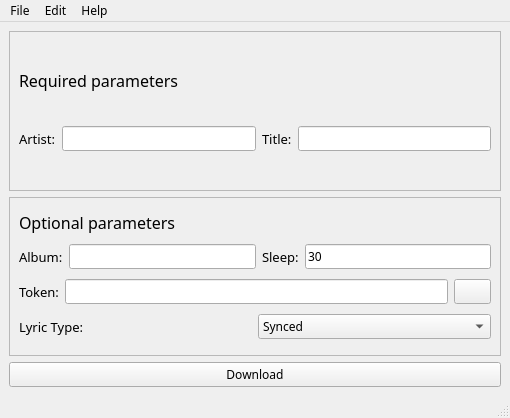
<?xml version="1.0" encoding="UTF-8"?>
<ui version="4.0">
 <author>ElliotCHEN</author>
 <class>MainWindow</class>
 <widget class="QMainWindow" name="MainWindow">
  <property name="geometry">
   <rect>
    <x>0</x>
    <y>0</y>
    <width>510</width>
    <height>418</height>
   </rect>
  </property>
  <property name="font">
   <font>
    <family>Microsoft YaHei</family>
   </font>
  </property>
  <property name="windowTitle">
   <string>RMxLRC - By ElliotCHEN37</string>
  </property>
  <property name="locale">
   <locale language="English" country="UnitedStates"/>
  </property>
  <widget class="QWidget" name="centralwidget">
   <layout class="QGridLayout" name="gridLayout_2">
    <item row="0" column="0">
     <widget class="CardWidget" name="frame_2">
      <property name="frameShape">
       <enum>QFrame::Shape::StyledPanel</enum>
      </property>
      <property name="frameShadow">
       <enum>QFrame::Shadow::Raised</enum>
      </property>
      <layout class="QGridLayout" name="gridLayout">
       <property name="sizeConstraint">
        <enum>QLayout::SizeConstraint::SetDefaultConstraint</enum>
       </property>
       <item row="0" column="0">
        <widget class="LargeTitleLabel" name="reqpar_Label">
         <property name="sizePolicy">
          <sizepolicy hsizetype="Preferred" vsizetype="Fixed">
           <horstretch>0</horstretch>
           <verstretch>0</verstretch>
          </sizepolicy>
         </property>
         <property name="font">
          <font>
           <family>Microsoft YaHei</family>
           <pointsize>12</pointsize>
          </font>
         </property>
         <property name="text">
          <string>Required parameters</string>
         </property>
        </widget>
       </item>
       <item row="1" column="0">
        <layout class="QHBoxLayout" name="horizontalLayout">
         <property name="spacing">
          <number>6</number>
         </property>
         <property name="sizeConstraint">
          <enum>QLayout::SizeConstraint::SetDefaultConstraint</enum>
         </property>
         <item>
          <widget class="CaptionLabel" name="artist_Label">
           <property name="font">
            <font>
             <family>Microsoft YaHei</family>
             <pointsize>10</pointsize>
            </font>
           </property>
           <property name="text">
            <string>Artist:</string>
           </property>
          </widget>
         </item>
         <item>
          <widget class="LineEdit" name="artist_LineEdit">
           <property name="toolTip">
            <string>&lt;html&gt;&lt;head/&gt;&lt;body&gt;&lt;p&gt;Artist of the song&lt;/p&gt;&lt;/body&gt;&lt;/html&gt;</string>
           </property>
           <property name="text">
            <string/>
           </property>
          </widget>
         </item>
         <item>
          <widget class="CaptionLabel" name="title_Label">
           <property name="font">
            <font>
             <family>Microsoft YaHei</family>
             <pointsize>10</pointsize>
            </font>
           </property>
           <property name="text">
            <string>Title:</string>
           </property>
          </widget>
         </item>
         <item>
          <widget class="LineEdit" name="title_LineEdit">
           <property name="toolTip">
            <string>&lt;html&gt;&lt;head/&gt;&lt;body&gt;&lt;p&gt;Name of the song&lt;/p&gt;&lt;/body&gt;&lt;/html&gt;</string>
           </property>
          </widget>
         </item>
        </layout>
       </item>
      </layout>
     </widget>
    </item>
    <item row="1" column="0">
     <widget class="CardWidget" name="frame">
      <property name="frameShape">
       <enum>QFrame::Shape::StyledPanel</enum>
      </property>
      <property name="frameShadow">
       <enum>QFrame::Shadow::Raised</enum>
      </property>
      <property name="lineWidth">
       <number>2</number>
      </property>
      <layout class="QGridLayout" name="gridLayout_3">
       <item row="0" column="0">
        <widget class="LargeTitleLabel" name="optpar_Label">
         <property name="sizePolicy">
          <sizepolicy hsizetype="Preferred" vsizetype="Fixed">
           <horstretch>0</horstretch>
           <verstretch>0</verstretch>
          </sizepolicy>
         </property>
         <property name="font">
          <font>
           <family>Microsoft YaHei</family>
           <pointsize>12</pointsize>
          </font>
         </property>
         <property name="text">
          <string>Optional parameters</string>
         </property>
        </widget>
       </item>
       <item row="1" column="0">
        <layout class="QHBoxLayout" name="horizontalLayout_2">
         <item>
          <widget class="CaptionLabel" name="album_Label">
           <property name="font">
            <font>
             <family>Microsoft YaHei</family>
             <pointsize>10</pointsize>
            </font>
           </property>
           <property name="text">
            <string>Album:</string>
           </property>
          </widget>
         </item>
         <item>
          <widget class="LineEdit" name="album_LineEdit">
           <property name="toolTip">
            <string>&lt;html&gt;&lt;head/&gt;&lt;body&gt;&lt;p&gt;Album of the song&lt;/p&gt;&lt;/body&gt;&lt;/html&gt;</string>
           </property>
          </widget>
         </item>
         <item>
          <widget class="CaptionLabel" name="slpdur_Label">
           <property name="font">
            <font>
             <family>Microsoft YaHei</family>
             <pointsize>10</pointsize>
            </font>
           </property>
           <property name="text">
            <string>Sleep:</string>
           </property>
          </widget>
         </item>
         <item>
          <widget class="LineEdit" name="slpdur_LineEdit">
           <property name="toolTip">
            <string>&lt;html&gt;&lt;head/&gt;&lt;body&gt;&lt;p&gt;Sleep time in second during downloading multiple lyrics to avoid temporary ban from Musixmatch (Only effect Directory Mode)&lt;/p&gt;&lt;/body&gt;&lt;/html&gt;</string>
           </property>
           <property name="text">
            <string>30</string>
           </property>
          </widget>
         </item>
        </layout>
       </item>
       <item row="2" column="0">
        <layout class="QHBoxLayout" name="horizontalLayout_3">
         <item>
          <widget class="CaptionLabel" name="token_Label">
           <property name="font">
            <font>
             <family>Microsoft YaHei</family>
             <pointsize>10</pointsize>
            </font>
           </property>
           <property name="text">
            <string>Token:</string>
           </property>
          </widget>
         </item>
         <item>
          <widget class="LineEdit" name="token_LineEdit">
           <property name="toolTip">
            <string>&lt;html&gt;&lt;head/&gt;&lt;body&gt;&lt;p&gt;Your Musixmatch user token for Windows (If you don't have one, RMxLRC will generate a new one for you)&lt;/p&gt;&lt;/body&gt;&lt;/html&gt;</string>
           </property>
          </widget>
         </item>
         <item>
          <widget class="ToolButton" name="refresh_pushButton">
           <property name="toolTip">
            <string>&lt;html&gt;&lt;head/&gt;&lt;body&gt;&lt;p&gt;Generate new user token&lt;/p&gt;&lt;/body&gt;&lt;/html&gt;</string>
           </property>
           <property name="text">
            <string/>
           </property>
           <property name="icon">
            <iconset theme="sync-synchronizing"/>
           </property>
          </widget>
         </item>
        </layout>
       </item>
       <item row="3" column="0">
        <layout class="QHBoxLayout" name="horizontalLayout_4">
         <item>
          <widget class="CaptionLabel" name="lrctype_Label">
           <property name="font">
            <font>
             <family>Microsoft YaHei</family>
             <pointsize>10</pointsize>
            </font>
           </property>
           <property name="text">
            <string>Lyric Type:</string>
           </property>
          </widget>
         </item>
         <item>
          <widget class="ComboBox" name="lrctype_comboBox">
           <item>
            <property name="text">
             <string>Synced</string>
            </property>
           </item>
           <item>
            <property name="text">
             <string>Unsynced</string>
            </property>
           </item>
          </widget>
         </item>
        </layout>
       </item>
      </layout>
     </widget>
    </item>
    <item row="2" column="0">
     <widget class="PushButton" name="pushButton">
      <property name="toolTip">
       <string>&lt;html&gt;&lt;head/&gt;&lt;body&gt;&lt;p&gt;Download lyric from Musixmatch&lt;/p&gt;&lt;/body&gt;&lt;/html&gt;</string>
      </property>
      <property name="text">
       <string>Download</string>
      </property>
     </widget>
    </item>
   </layout>
  </widget>
  <widget class="QMenuBar" name="menubar">
   <property name="geometry">
    <rect>
     <x>0</x>
     <y>0</y>
     <width>510</width>
     <height>33</height>
    </rect>
   </property>
   <widget class="QMenu" name="menuFile">
    <property name="title">
     <string>File</string>
    </property>
    <addaction name="actionOpen_Audio_File"/>
    <addaction name="actionOpenDir"/>
    <addaction name="separator"/>
    <addaction name="actionExit"/>
   </widget>
   <widget class="QMenu" name="menuEdit">
    <property name="title">
     <string>Edit</string>
    </property>
    <addaction name="actionOpen_config_file"/>
   </widget>
   <widget class="QMenu" name="menuHelp">
    <property name="title">
     <string>Help</string>
    </property>
    <addaction name="actionAbout"/>
    <addaction name="actionLicense"/>
    <addaction name="actionRelease_Page"/>
   </widget>
   <addaction name="menuFile"/>
   <addaction name="menuEdit"/>
   <addaction name="menuHelp"/>
  </widget>
  <widget class="QStatusBar" name="statusbar"/>
  <action name="actionOpen_Audio_File">
   <property name="icon">
    <iconset theme="QIcon::ThemeIcon::DocumentOpen"/>
   </property>
   <property name="text">
    <string>Open audio file</string>
   </property>
   <property name="shortcut">
    <string>Ctrl+O</string>
   </property>
  </action>
  <action name="actionReadGenConfig">
   <property name="icon">
    <iconset theme="QIcon::ThemeIcon::DocumentNew"/>
   </property>
   <property name="text">
    <string>Read/Generate config file</string>
   </property>
   <property name="shortcut">
    <string>Ctrl+R</string>
   </property>
  </action>
  <action name="actionExit">
   <property name="icon">
    <iconset theme="QIcon::ThemeIcon::ApplicationExit"/>
   </property>
   <property name="text">
    <string>Exit</string>
   </property>
   <property name="shortcut">
    <string>Alt+F4</string>
   </property>
  </action>
  <action name="actionOpen_config_file">
   <property name="icon">
    <iconset theme="QIcon::ThemeIcon::DocumentProperties"/>
   </property>
   <property name="text">
    <string>Open config file</string>
   </property>
  </action>
  <action name="actionAbout">
   <property name="icon">
    <iconset theme="QIcon::ThemeIcon::HelpAbout"/>
   </property>
   <property name="text">
    <string>About</string>
   </property>
   <property name="shortcut">
    <string>Alt+A</string>
   </property>
  </action>
  <action name="actionLicense">
   <property name="icon">
    <iconset theme="QIcon::ThemeIcon::HelpFaq"/>
   </property>
   <property name="text">
    <string>License</string>
   </property>
   <property name="shortcut">
    <string>Alt+L</string>
   </property>
  </action>
  <action name="actionRelease_Page">
   <property name="icon">
    <iconset theme="QIcon::ThemeIcon::GoHome"/>
   </property>
   <property name="text">
    <string>Release Page</string>
   </property>
   <property name="shortcut">
    <string>Alt+R</string>
   </property>
  </action>
  <action name="actionOpenDir">
   <property name="icon">
    <iconset theme="QIcon::ThemeIcon::FolderOpen"/>
   </property>
   <property name="text">
    <string>Open Directory</string>
   </property>
   <property name="shortcut">
    <string>Ctrl+D</string>
   </property>
  </action>
 </widget>
 <customwidgets>
  <customwidget>
   <class>LargeTitleLabel</class>
   <extends>QLabel</extends>
   <header>qfluentwidgets</header>
  </customwidget>
  <customwidget>
   <class>CaptionLabel</class>
   <extends>QLabel</extends>
   <header>qfluentwidgets</header>
  </customwidget>
  <customwidget>
   <class>LineEdit</class>
   <extends>QLineEdit</extends>
   <header>qfluentwidgets</header>
  </customwidget>
  <customwidget>
   <class>ComboBox</class>
   <extends>QComboBox</extends>
   <header>qfluentwidgets</header>
  </customwidget>
  <customwidget>
   <class>PushButton</class>
   <extends>QPushButton</extends>
   <header>qfluentwidgets</header>
  </customwidget>
  <customwidget>
   <class>CardWidget</class>
   <extends>QFrame</extends>
   <header>qfluentwidgets</header>
   <container>1</container>
  </customwidget>
  <customwidget>
   <class>ToolButton</class>
   <extends>QPushButton</extends>
   <header>qfluentwidgets</header>
  </customwidget>
 </customwidgets>
 <resources>
  <include location="resources.qrc"/>
 </resources>
 <connections/>
</ui>
